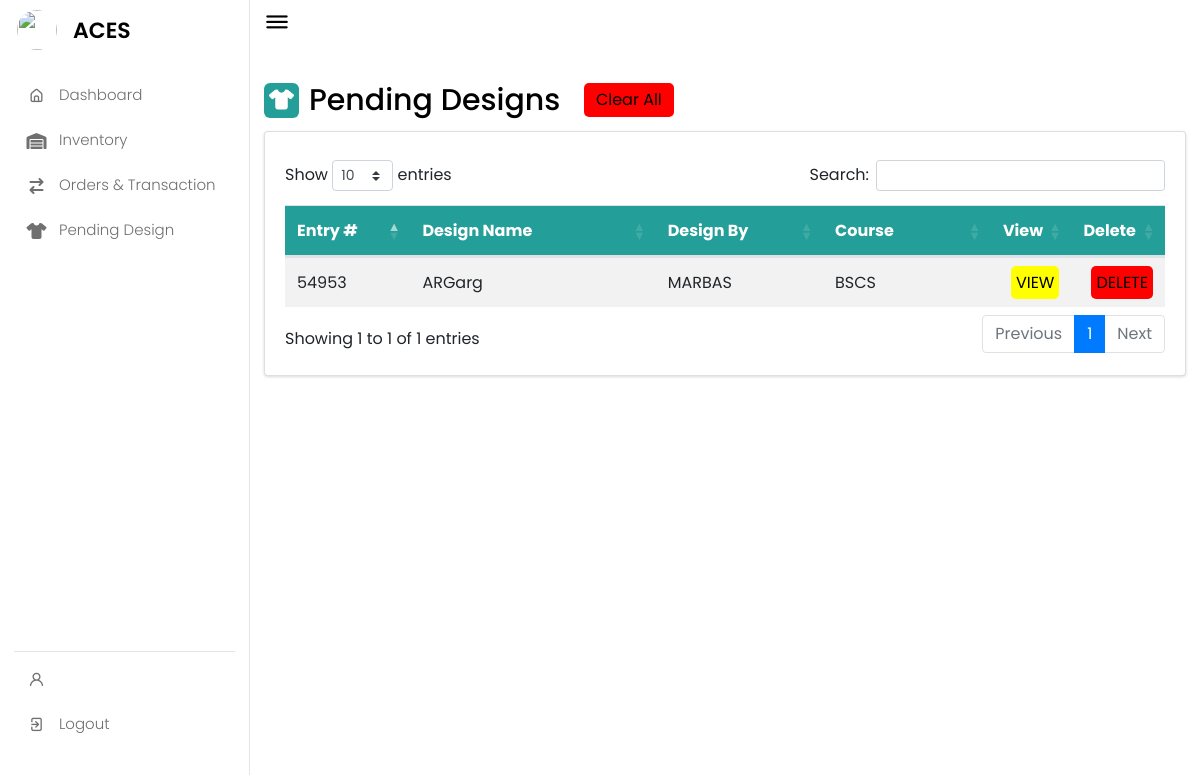
The app's page /ACESModerator/pending_design.php with its own data.
### tables this page shows
CREATE TABLE `pending_info` (
  `ID` int(11) NOT NULL,
  `PENDING_NUMBER` varchar(20) NOT NULL,
  `ITEM_NAME` varchar(80) NOT NULL,
  `NAME` varchar(100) NOT NULL,
  `COURSE` varchar(10) NOT NULL,
  `DESCRIPTION` varchar(1000) NOT NULL,
  `filename` varchar(100) NOT NULL,
  `STUDENT_NUMBER` int(8) NOT NULL
);

### ACESModerator/pending_design.php (the view, shortened to what this page needs)
<?php
include("../dataCenter/connection.php");
$query = "SELECT * FROM `pending_info`;";
$result = mysqli_query($conn, $query);
$row = $result->fetch_assoc();
?>
    <link rel="stylesheet" href="../Admin/assets/css/style.css">
    <link rel="stylesheet" href="https://cdn.jsdelivr.net/npm/bootstrap@4.6.1/dist/css/bootstrap.min.css">
    <link rel="stylesheet" href="https://cdn.datatables.net/1.11.5/css/dataTables.bootstrap4.min.css">
    <link rel="stylesheet" href="https://unicons.iconscout.com/release/v4.0.0/css/line.css">
<nav>
<?php include('../ACESModerator/sidebar.php');?>
    </nav>
    <section class="dashboard">
        <div class="top">
            <i class="uil uil-bars sidebar-toggle"></i>
        </div>
        <div class="dash-content">
        <div class="overview">
        <form action="" method="post">
                <div class="title">
                <i class="fa-solid fa-shirt"></i>
                    <span class="text"> Pending Designs &nbsp; </span>
                    <a class="act_btn" id="delstaff" data-toggle="modal" data-target="#staffdel" style="text-decoration: none; cursor:pointer; width: 90px; color: black; text-align: center; background-color: red; border: black; border-radius: 5px;">Clear All</a>
                  </div>
                  </form>
                <div class="card">
              <div class="card-body">
                <div class="table-responsive mt-2">
                  <table id="myTable" class="table table-striped mb-0" >
                    <thead style="background-color: #249E98; color: #FFF; height: 50px; text-align: middle;">
                      <th style="width:100px">Entry #</th>
                      <th style="width:250px">Design Name</th>
                      <th style="width:150px">Design By</th>
                      <th style="width:150px">Course</th>
                      <th>View</th>
                      <th>Delete</th>
                      </thead>
                    <tbody>
                      <?php if(!$row) { ?>
                          <?php } else { do { ?>
                      <tr style="border-bottom:1px solid gray;">
                        <td><?php echo $row['PENDING_NUMBER'];?></td>
                        <td><?php echo $row['ITEM_NAME'];?></td>
                        <td><?php echo $row['NAME'];?></td>
                        <td><?php echo $row['COURSE'];?></td>
                        <td><a class="act_btn" style="text-decoration: none; cursor:pointer; width: 90px; color: black; background-color: yellow; border: black; border-radius: 5px;">VIEW</a></td>
                        <td><a class="act_btn" style="text-decoration: none; cursor:pointer; width: 100px; color: black; background-color: red; border: black; border-radius: 5px;"> DELETE</a></td>
                      </tr>
                      <?php } while($row = $result->fetch_assoc()); }?>
                    </tbody>
                  </table>
                </div>
              </div>
            </div>
          </section>

### ACESModerator/assets/css/style.css (style rules this page uses)
* { margin: 0; padding: 0; box-sizing: border-box; font-family: 'Poppins', sans-serif; }
nav { position: fixed; top: 0; left: 0; height: 100%; width: 250px; padding: 10px 14px; background-color: var(--panel-color); border-right: 1px solid var(--border-color); transition: var(--tran-05); }
.dashboard { position: relative; left: 250px; background-color: var(--panel-color); min-height: 100vh; width: calc(100% - 250px); padding: 10px 14px; transition: var(--tran-05); }
.dashboard .top { position: fixed; top: 0; left: 250px; display: flex; width: calc(100% - 250px); justify-content: space-between; align-items: center; padding: 10px 14px; background-color: var(--panel-color); transition: var(--tran-05); z-index: 10; }
.dashboard .top .sidebar-toggle { font-size: 26px; color: var(--text-color); cursor: pointer; }
.dashboard .dash-content { padding-top: 50px; }
.dash-content .title { display: flex; align-items: center; margin: 15px 0 6px 0; }
.dash-content .title i { position: relative; height: 35px; width: 35px; background-color: #249E98; border-radius: 6px; color: var(--title-icon-color); display: flex; align-items: center; justify-content: center; font-size: 20px; }
.dash-content .title .text { font-size: 30px; font-weight: 500; color: var(--text-color); margin-left: 10px; }
.act_btn { align-items: center; justify-content: center; padding: 5px; width: 50px; color: black; background-color: #D1EEF1; border:black; border-radius: 5px; margin-left: 0.5rem; margin-top: 0.5rem; margin-bottom: 0.5rem; }
.card { border-radius: 5px; -webkit-box-shadow: 0 1px 2.94px 0.06px rgba(4,26,55,0.16); box-shadow: 0 1px 2.94px 0.06px rgba(4,26,55,0.16); border: none; margin-bottom: 30px; -webkit-transition: all 0.3s ease-in-out; transition: all 0.3s ease-in-out; }

### records on screen
pending_info: PENDING_NUMBER "54953", ITEM_NAME "ARGarg", NAME "MARBAS", COURSE "BSCS"
